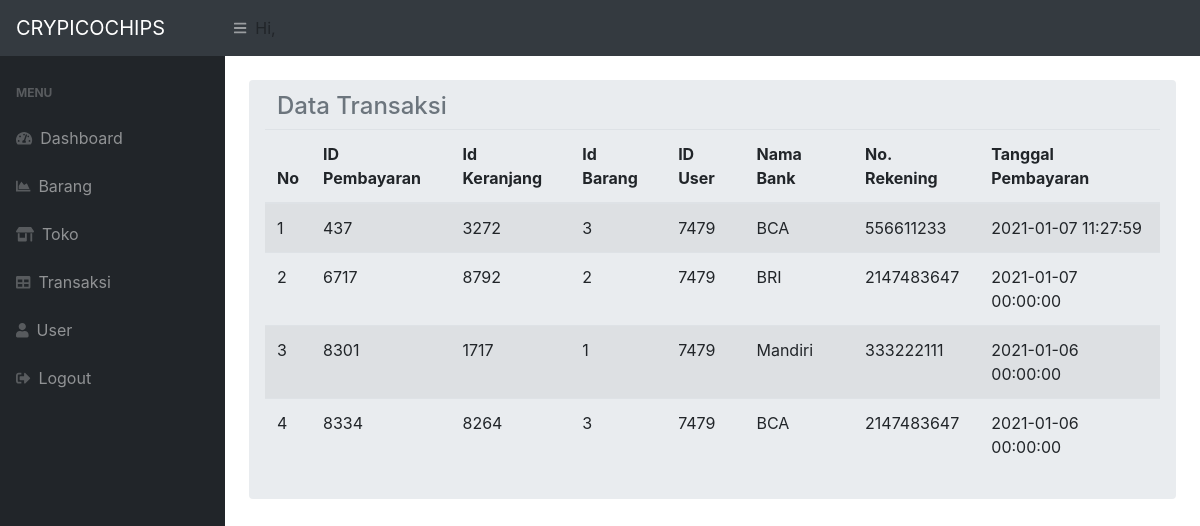
The app's page /admin/index.php?page=transaksi (signed in) with its own data.
### tables this page shows
CREATE TABLE `tb_checkout` (
  `id_pembayaran` int(11) NOT NULL,
  `id_keranjang` int(11) NOT NULL,
  `id_barang` int(11) NOT NULL,
  `id_user` int(11) NOT NULL,
  `nama_bank` varchar(50) NOT NULL,
  `no_rek` int(20) NOT NULL,
  `tanggal_pembayaran` datetime NOT NULL
);

### admin/transaksi.php (the view, shortened to what this page needs)
<?php
    include 'config.php';
?>
<div class="col-sm-12">
    <h4><li class="breadcrumb-item active">Data Transaksi</li></h4>
</div>
<div class="table-responsive">
<table class="table table-striped">
    <thead>
    <tr>
        <th>No</th>
        <th>ID Pembayaran</th>
        <th>Id Keranjang</th>
        <th>Id Barang</th>
        <th>ID User</th>
        <th>Nama Bank</th>
        <th>No. Rekening</th>
        <th>Tanggal Pembayaran</th>
    </tr>
    </thead>
    <?php
        $no = 1;
        $qtransaksi = mysqli_query($config,"select * from tb_checkout");
        while($qtransaksi2 = mysqli_fetch_array($qtransaksi)){
    ?>
    <tr>
        <td><?php echo $no++; ?></td>
        <td><?php echo $qtransaksi2['id_pembayaran']; ?></td>
        <td><?php echo $qtransaksi2['id_keranjang']; ?></td>
        <td><?php echo $qtransaksi2['id_barang']; ?></td>
        <td><?php echo $qtransaksi2['id_user']; ?></td>
        <td><?php echo $qtransaksi2['nama_bank']; ?></td>
        <td><?php echo $qtransaksi2['no_rek']; ?></td>
        <td><?php echo $qtransaksi2['tanggal_pembayaran']; ?></td>
    </tr>
        <?php  }
         ?>
</table>

### records on screen
tb_checkout: id_pembayaran "437", id_keranjang "3272", id_barang "3", id_user "7479", nama_bank "BCA", no_rek "556611233", tanggal_pembayaran "2021-01-07 11:27:59"
tb_checkout: id_pembayaran "6717", id_keranjang "8792", id_barang "2", id_user "7479", nama_bank "BRI", no_rek "2147483647", tanggal_pembayaran "2021-01-07 00:00:00"
tb_checkout: id_pembayaran "8301", id_keranjang "1717", id_barang "1", id_user "7479", nama_bank "Mandiri", no_rek "333222111", tanggal_pembayaran "2021-01-06 00:00:00"
tb_checkout: id_pembayaran "8334", id_keranjang "8264", id_barang "3", id_user "7479", nama_bank "BCA", no_rek "2147483647", tanggal_pembayaran "2021-01-06 00:00:00"
